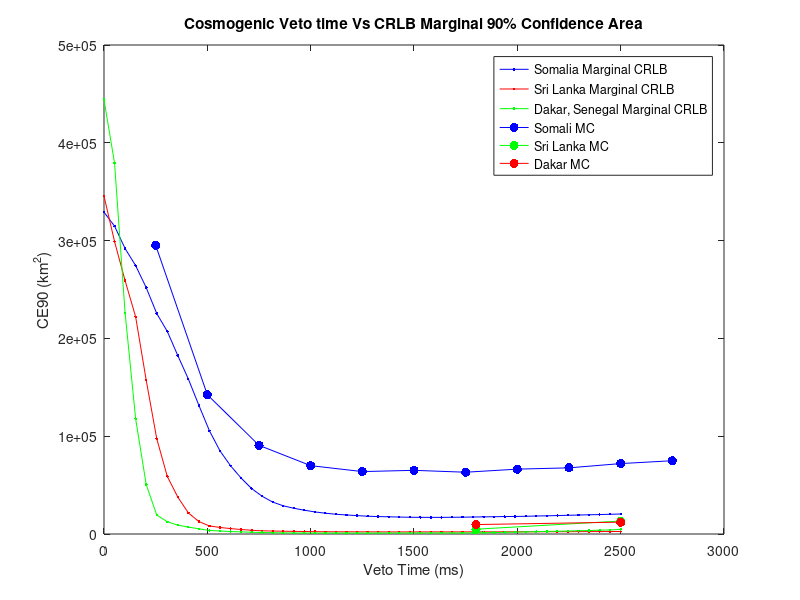

Recreate this plot in MATLAB.
% Ultralytics 🚀 AGPL-3.0 License - https://ultralytics.com/license

% 
% MCrunCount = 50;
% 
% vetovec = linspace(0,2500,MCrunCount);
% y = zeros(MCrunCount,1);
% for MCrun=1:MCrunCount
%     mcvar.dt = vetovec(MCrun);
%     updateDetectors
%     
%     flags.status.CRLB=1;
%     flags.update.CRLB=1;
%     
%     updatePlots
%     y(MCrun) = MCdata.CRLB.enclosedArea;
% end
% save somalia.mat vetovec y
    
load('somalia')
figure; plot(vetovec,y,'b.-'); xlabel('Veto Time (ms)'); ylabel('CE90 (km^2)'); title('Cosmogenic Veto time Vs CRLB Marginal 90% Confidence Area'); hold on
load('srilanka')
plot(vetovec,y,'r.-')
load('dakar')
plot(vetovec,y,'g.-')
  


x = [250 500 750 1000 1250 1500 1750 2000 2250 2500 2750];
y1 = [295260 142408 90668 69897 63825 65103 63171 66323 67645 72003 74922]; %marginal
y2 = [181380 95447 58276 39132  35951 33597 32537 35413 35616 38609 41470]; %conditional
y3 = [86132 38421 21333 15177  13635 13642 13342 14201 14362 15738 16762]; %3D
plot(x,y1,'b.-','MarkerSize',20)

%dakar
x = [1800 2500];
y1 = [4923 13251];
plot(x,y1,'g.-','MarkerSize',20)

%sri lanka
x = [1800 2500];
y1 = [9648 12126];
plot(x,y1,'r.-','MarkerSize',20)

legend('Somalia Marginal CRLB','Sri Lanka Marginal CRLB','Dakar, Senegal Marginal CRLB','Somali MC','Sri Lanka MC','Dakar MC') 